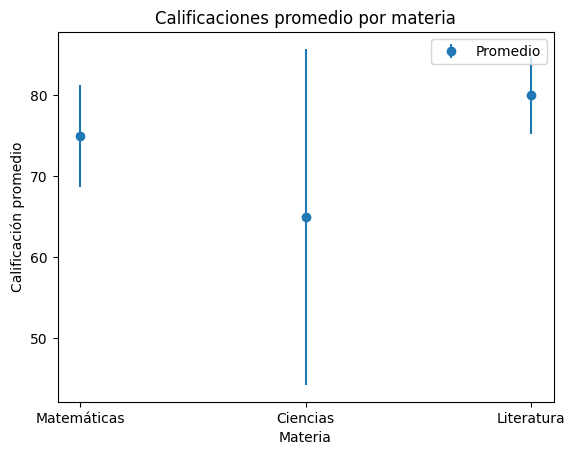

The script that drew this image:
mport numpy as np
import matplotlib.pyplot as plt
rng = np.random.default_rng(42)

# Datos de calificaciones de los estudiantes
matematicas = rng.integers(50, 100, 20)
ciencias = rng.integers(40, 95, 20)
literatura = rng.integers(60, 100, 20)

# Datos de errores para el gráfico de barras de error
errores_matematicas = rng.uniform(2, 5, 2)
errores_matematicas = [min(errores_matematicas), max(errores_matematicas)]

errores_ciencias = rng.uniform(1, 4, 2)
errores_ciencias = [min(errores_ciencias), max(errores_ciencias)]

errores_literatura = rng.uniform(3, 6, 2)
errores_literatura = [min(errores_literatura), max(errores_literatura)]



# Importar los datos
calificaciones_promedio = [75, 65, 80]
errores = np.random.normal(0, 10, (3,))

# Crea el gráfico de barras de error
plt.errorbar(["Matemáticas", "Ciencias", "Literatura"], calificaciones_promedio, yerr=errores, fmt='o')

# Agrega etiquetas a los ejes
plt.xlabel("Materia")
plt.ylabel("Calificación promedio")

# Agrega un título al gráfico
plt.title("Calificaciones promedio por materia")

# Agrega una leyenda
plt.legend(["Promedio"], loc="best")

# Muestra el gráfico
plt.show()
